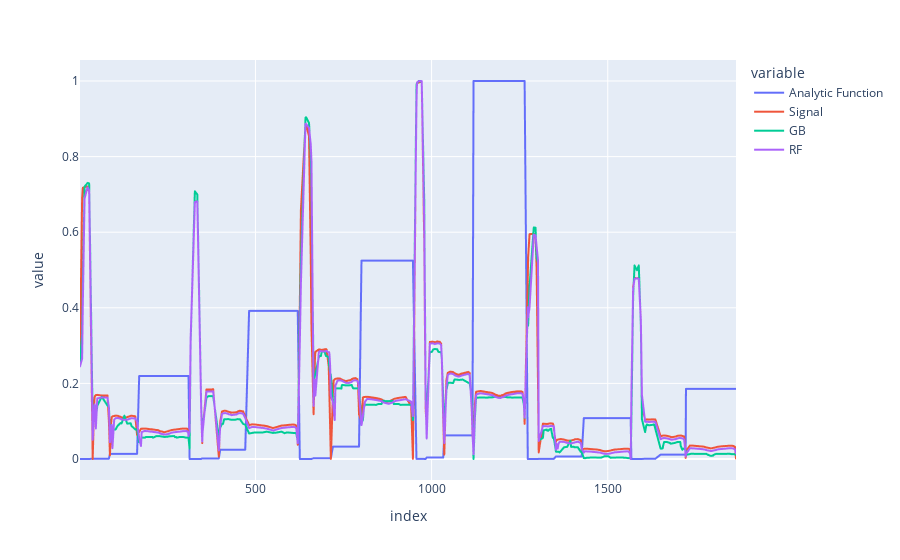

The cell this chart's notebook holds for it:
### Code cell
ToREP = pd.DataFrame()
ToREP['Analytic Function'] =  np.ravel(x_test.iloc[:,[-1]].to_numpy())
ToREP['Signal'] = y_test.to_numpy()
ToREP['GB'] =  GBC
ToREP['RF'] = RFC

NormREP = pd.DataFrame(MMS.fit_transform(ToREP), columns = ToREP.columns, index=x_test.index)
NormREP.sort_index().plot()

### Figure 1 — Plotly figure (JSON) as saved in the notebook; plotly's stock layout.template omitted (floating-point values rounded to 4 significant figures; data arrays with more than 128 entries replaced by an {"elided": "..."} marker saying what was removed)
{"data": [{"hovertemplate": "variable=Analytic Function<br>index=%{x}<br>value=%{y}<extra></extra>", "legendgroup": "Analytic Function", "line": {"color": "#636efa", "dash": "solid"}, "mode": "lines", "name": "Analytic Function", "showlegend": true, "type": "scattergl", "x": {"elided": "467 int values"}, "xaxis": "x", "y": {"elided": "467 float values"}, "yaxis": "y"}, {"hovertemplate": "variable=Signal<br>index=%{x}<br>value=%{y}<extra></extra>", "legendgroup": "Signal", "line": {"color": "#EF553B", "dash": "solid"}, "mode": "lines", "name": "Signal", "showlegend": true, "type": "scattergl", "x": {"elided": "467 int values"}, "xaxis": "x", "y": {"elided": "467 float values"}, "yaxis": "y"}, {"hovertemplate": "variable=GB<br>index=%{x}<br>value=%{y}<extra></extra>", "legendgroup": "GB", "line": {"color": "#00cc96", "dash": "solid"}, "mode": "lines", "name": "GB", "showlegend": true, "type": "scattergl", "x": {"elided": "467 int values"}, "xaxis": "x", "y": {"elided": "467 float values"}, "yaxis": "y"}, {"hovertemplate": "variable=RF<br>index=%{x}<br>value=%{y}<extra></extra>", "legendgroup": "RF", "line": {"color": "#ab63fa", "dash": "solid"}, "mode": "lines", "name": "RF", "showlegend": true, "type": "scattergl", "x": {"elided": "467 int values"}, "xaxis": "x", "y": {"elided": "467 float values"}, "yaxis": "y"}], "layout": {"legend": {"title": {"text": "variable"}, "tracegroupgap": 0}, "margin": {"t": 60}, "xaxis": {"anchor": "y", "domain": [0, 1], "title": {"text": "index"}}, "yaxis": {"anchor": "x", "domain": [0, 1], "title": {"text": "value"}}}}
